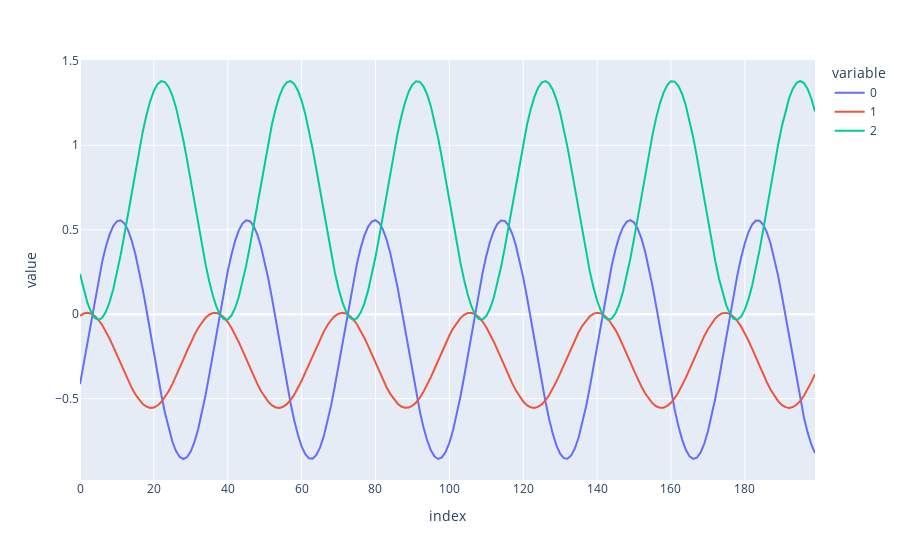

The code cell stored with this chart in its notebook:
### Code cell
reverse = np.array([inv_coleman_transf(azi[i], 1, (np.sin(azi[i]),np.sin(azi[i]))) for i in range(200)])
px.line(reverse)

### Figure 1 — Plotly figure (JSON) as saved in the notebook; plotly's stock layout.template omitted (floating-point values rounded to 4 significant figures; data arrays with more than 128 entries replaced by an {"elided": "..."} marker saying what was removed)
{"data": [{"hovertemplate": "variable=0<br>index=%{x}<br>value=%{y}<extra></extra>", "legendgroup": "0", "line": {"color": "#636efa", "dash": "solid"}, "mode": "lines", "name": "0", "orientation": "v", "showlegend": true, "type": "scatter", "x": {"elided": "200 int values"}, "xaxis": "x", "y": {"elided": "200 float values"}, "yaxis": "y"}, {"hovertemplate": "variable=1<br>index=%{x}<br>value=%{y}<extra></extra>", "legendgroup": "1", "line": {"color": "#EF553B", "dash": "solid"}, "mode": "lines", "name": "1", "orientation": "v", "showlegend": true, "type": "scatter", "x": {"elided": "200 int values"}, "xaxis": "x", "y": {"elided": "200 float values"}, "yaxis": "y"}, {"hovertemplate": "variable=2<br>index=%{x}<br>value=%{y}<extra></extra>", "legendgroup": "2", "line": {"color": "#00cc96", "dash": "solid"}, "mode": "lines", "name": "2", "orientation": "v", "showlegend": true, "type": "scatter", "x": {"elided": "200 int values"}, "xaxis": "x", "y": {"elided": "200 float values"}, "yaxis": "y"}], "layout": {"legend": {"title": {"text": "variable"}, "tracegroupgap": 0}, "margin": {"t": 60}, "xaxis": {"anchor": "y", "domain": [0, 1], "title": {"text": "index"}}, "yaxis": {"anchor": "x", "domain": [0, 1], "title": {"text": "value"}}}}
